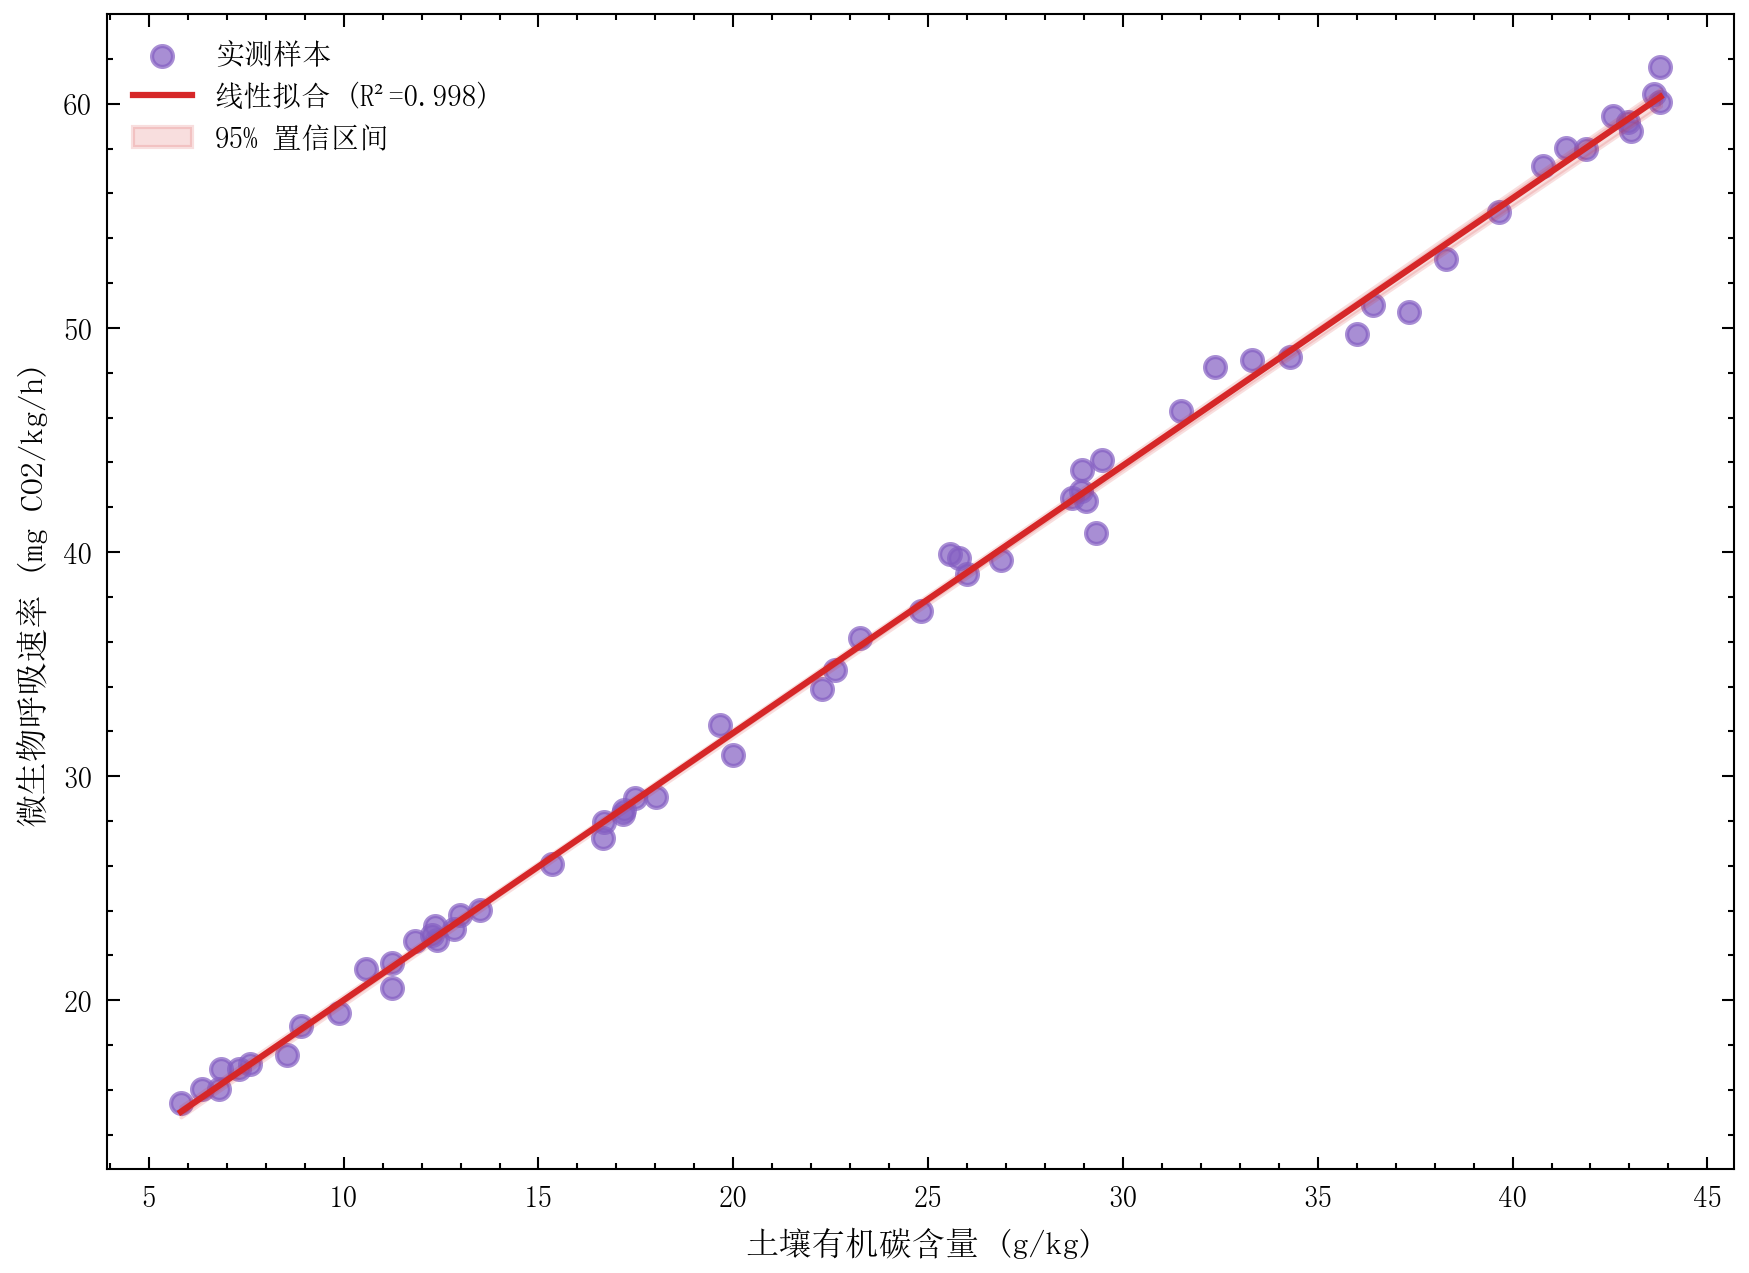

Recreate this plot in Python.
"""
03_scatter_regression.py — 散点回归图

展示 SciPlot 的 plot_scatter() 功能：土壤有机碳含量与微生物呼吸速率的关系，
附带线性回归拟合线和 95% 置信区间。
"""

import numpy as np
import sciplot as sp

# 可复现随机种子
np.random.seed(42)

# ── 数据生成 ──────────────────────────────────────────────────
# 模拟 60 个土壤样本：有机碳含量 (g/kg) vs 微生物呼吸速率 (mg CO₂/kg/h)
n_samples = 60
soc = np.random.uniform(5, 45, n_samples)  # 土壤有机碳 5 ~ 45 g/kg

# 线性关系 + 异方差噪声（高碳时变异更大）
noise_scale = 0.3 + 0.02 * soc
respiration = 1.2 * soc + 8.0 + np.random.normal(0, 1, n_samples) * noise_scale

# ── 线性回归 ──────────────────────────────────────────────────
slope, intercept = np.polyfit(soc, respiration, 1)
x_fit = np.linspace(soc.min(), soc.max(), 200)
y_fit = slope * x_fit + intercept

# 95% 置信区间（Bootstrap 近似）
n_boot = 1000
y_boot = np.zeros((n_boot, len(x_fit)))
for i in range(n_boot):
    idx = np.random.choice(n_samples, n_samples, replace=True)
    s, ic = np.polyfit(soc[idx], respiration[idx], 1)
    y_boot[i] = s * x_fit + ic
ci_lower = np.percentile(y_boot, 2.5, axis=0)
ci_upper = np.percentile(y_boot, 97.5, axis=0)

# R² 计算
y_pred = slope * soc + intercept
ss_res = np.sum((respiration - y_pred) ** 2)
ss_tot = np.sum((respiration - np.mean(respiration)) ** 2)
r_squared = 1 - ss_res / ss_tot

# ── 绘图 ──────────────────────────────────────────────────────
fig, ax = sp.plot_scatter(
    soc, respiration,
    xlabel="土壤有机碳含量 (g/kg)",
    ylabel="微生物呼吸速率 (mg CO2/kg/h)",
    label="实测样本",
    s=25,
    alpha=0.7,
)

# 手动添加回归线和置信区间
ax.plot(x_fit, y_fit, color="#D62728", linewidth=1.5, label=f"线性拟合 (R²={r_squared:.3f})")
ax.fill_between(x_fit, ci_lower, ci_upper, color="#D62728", alpha=0.15, label="95% 置信区间")
ax.legend()

# ── 保存 ──────────────────────────────────────────────────────
sp.save(fig, "showcase/03_scatter_regression", formats=("png",), dpi=300)
